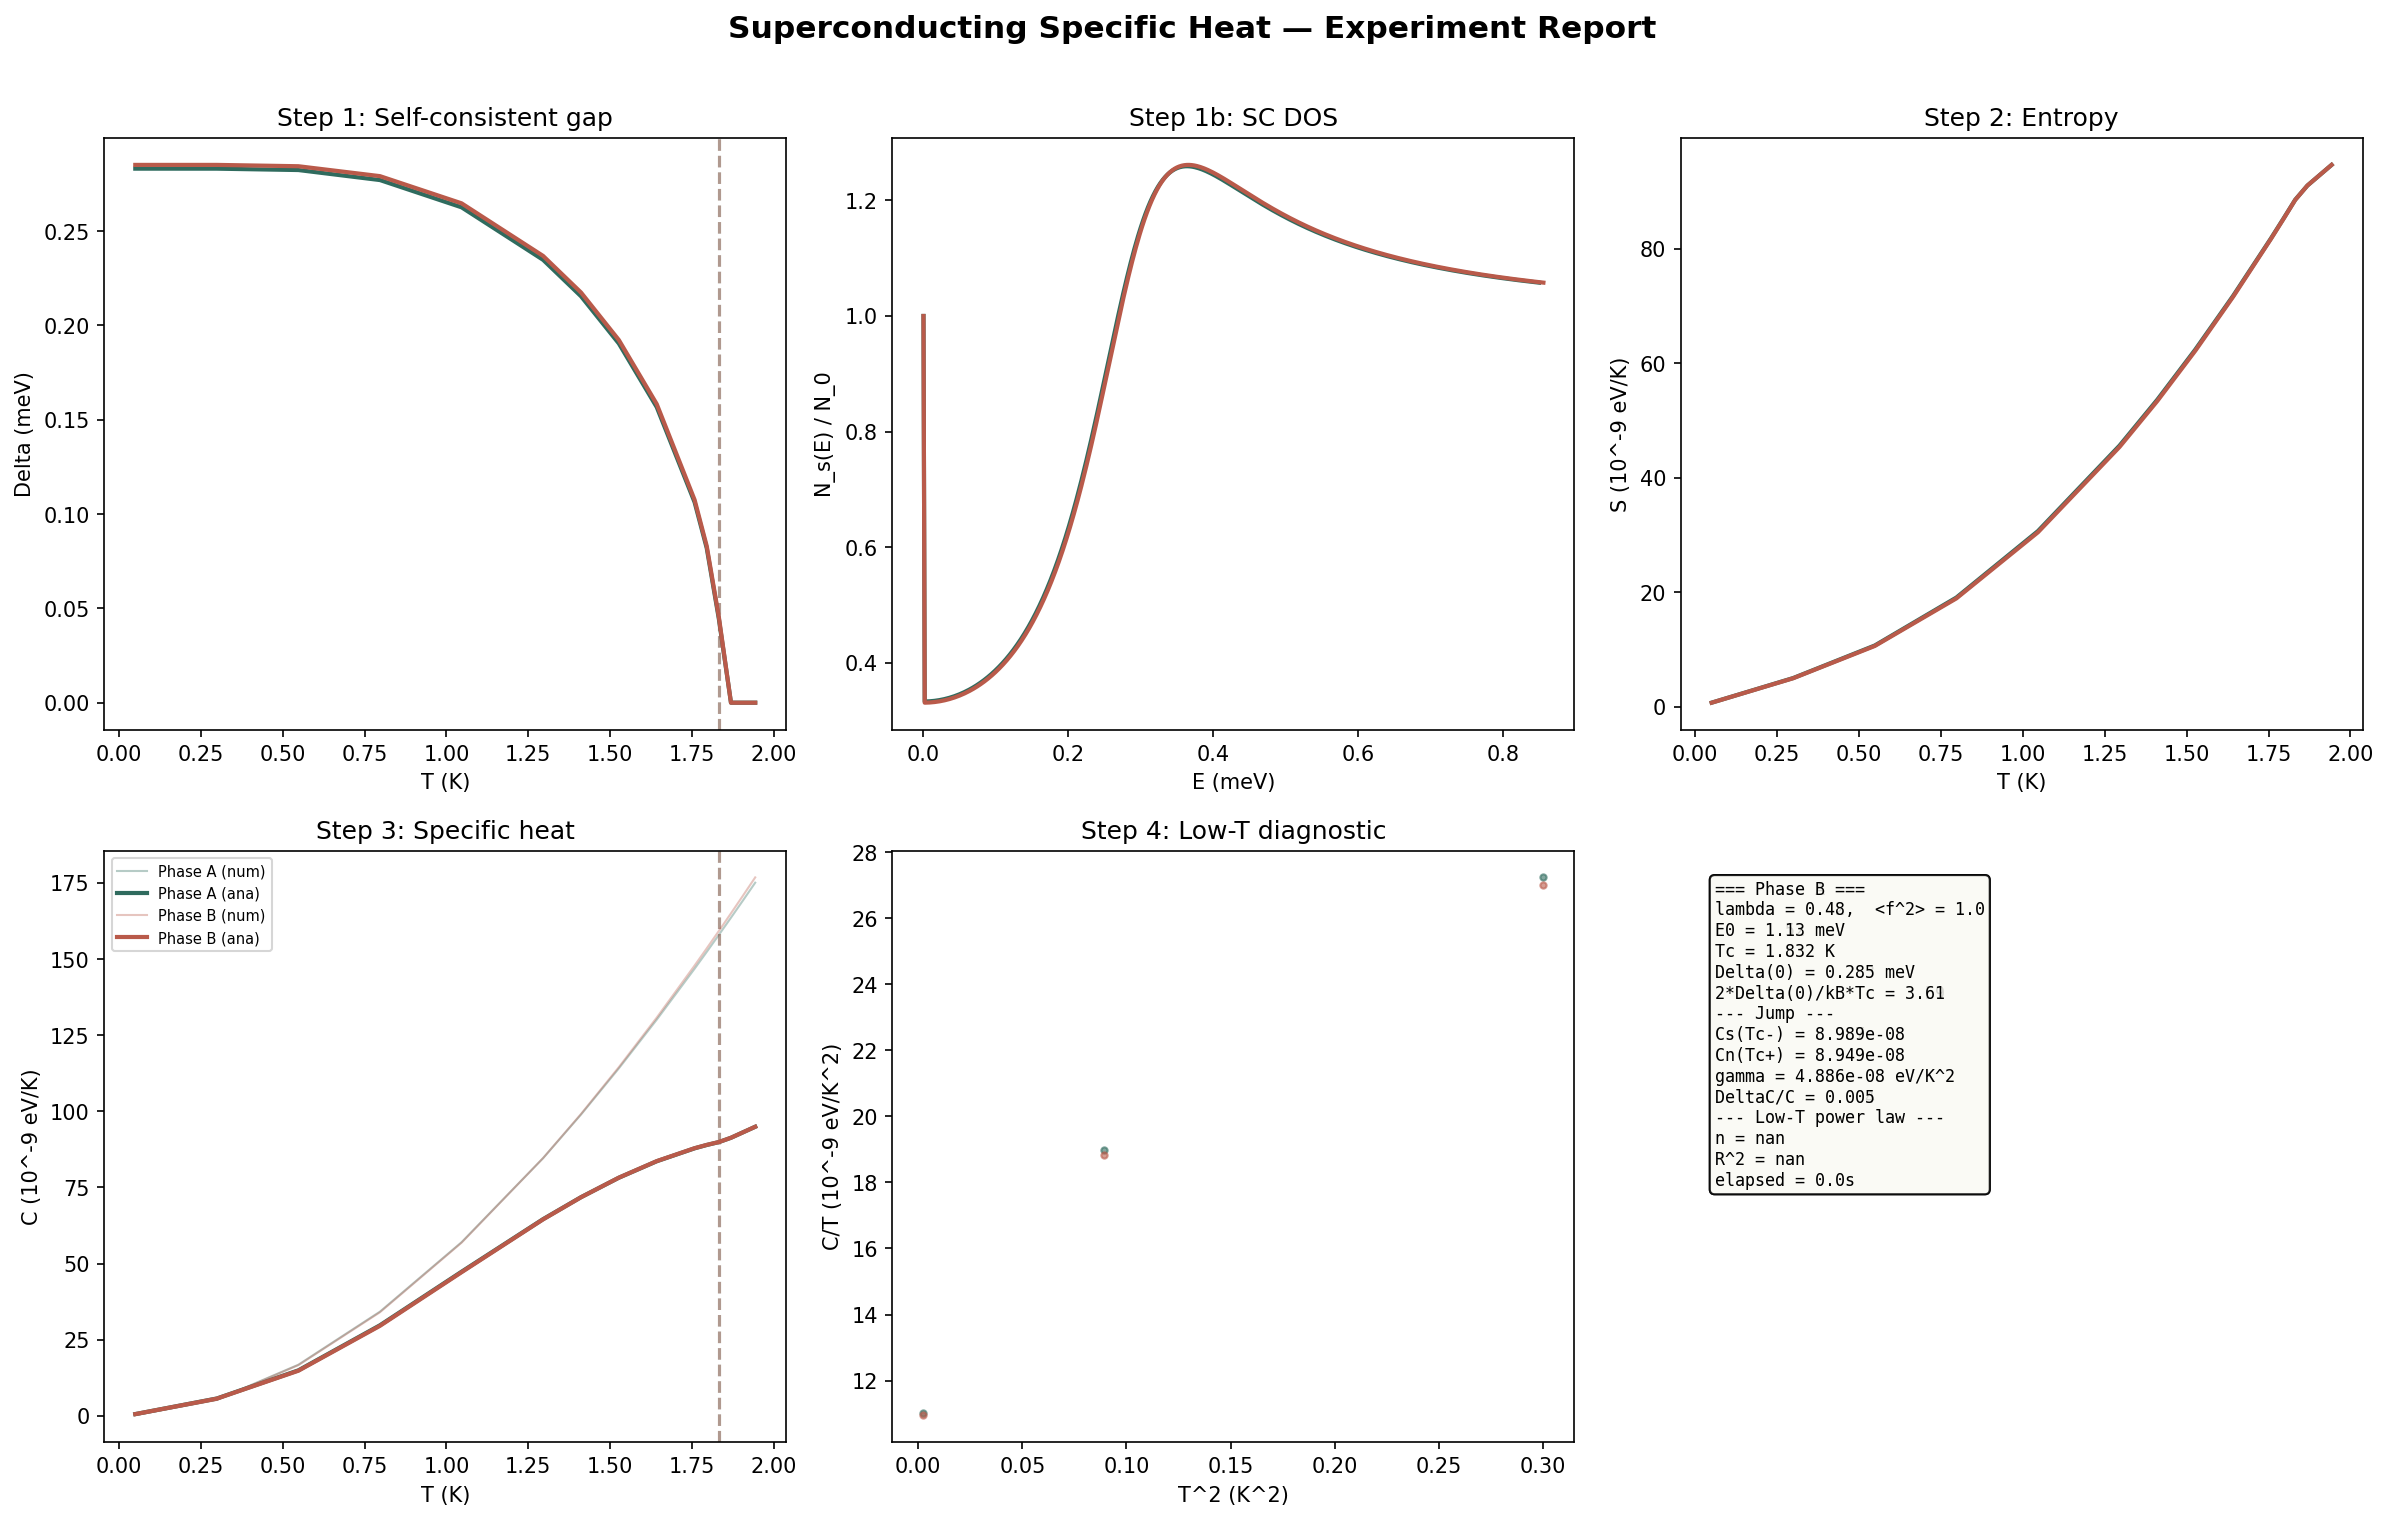

The script that saved this image:
#!/usr/bin/env python3
"""
================================================================================
超导比热计算 Workflow — 可复现实验报告
================================================================================

Workflow:    cluster_172 (超导比热计算)
管线:       Step 1 自洽能隙 → Step 2 熵 → Step 3 比热 → Step 4 特征量
参数来源:   Parker, Maki, Haas — Anisotropic superconductivity in PrOs4Sb12 (ref6)
复现环境:   Python 3 + NumPy + SciPy + Matplotlib

运行方式:
    python3 experiment_report.py          # 仅数值计算 + 报告摘要
    python3 experiment_report.py --plot   # 同上 + 可视化图
    python3 experiment_report.py --full   # 全部 (较慢, ~10–15 分钟)
================================================================================
"""

import sys, os, json, time, textwrap
from dataclasses import dataclass, field
from typing import Callable, Optional

import numpy as np
from scipy.integrate import quad, simpson
from scipy.optimize import root_scalar, curve_fit
from scipy.interpolate import UnivariateSpline

# ── Physical Constants ──────────────────────────────────────────────
kB = 8.617333262145e-5  # eV / K

# ╔════════════════════════════════════════════════════════════════════╗
# ║                        STEP 1: 自洽能隙求解                        ║
# ║  方程: 1 = λ ⟨f²⟩ ∫₀^E₀ dξ tanh(Ek/2kBT) / Ek                    ║
# ║         Ek = √(ξ² + Δ²)                                           ║
# ╚════════════════════════════════════════════════════════════════════╝

def bcs_kernel(xi: float, Delta: float, T: float) -> float:
    """核函数: tanh(Ek/2kBT) / Ek"""
    Ek = np.sqrt(xi**2 + Delta**2)
    return np.tanh(Ek / (2 * kB * T)) / Ek


def solve_gap(lam: float, E0: float, T: float,
              f_sq_avg: float = 1.0,
              guess: Optional[float] = None) -> float:
    """
    自洽求解 Δ(T).

    策略: bracket [1e-6*E0, E0], brentq 求根.
    若端点同号 → 无解 (T ≥ Tc), 返回 0.
    """
    if guess is None:
        guess = E0 * np.exp(-1.0 / (lam * f_sq_avg))

    def f(Delta):
        if Delta <= 0:
            return 10.0
        I, _ = quad(lambda xi: bcs_kernel(xi, Delta, T), 0, E0, limit=200)
        return 1.0 - lam * f_sq_avg * I

    lo, hi = 1e-6 * E0, E0
    if f(lo) * f(hi) > 0:
        return 0.0
    try:
        return root_scalar(f, bracket=(lo, hi), method='brentq',
                           xtol=1e-14).root
    except (ValueError, RuntimeError):
        return 0.0


def gap_curve(lam: float, E0: float, T_range: np.ndarray,
              f_sq_avg: float = 1.0) -> np.ndarray:
    """Δ(T) 整条曲线, 从低温向高温推进."""
    Delta = np.zeros(len(T_range))
    prev = None
    for i, T in enumerate(T_range):
        g = prev if (prev is not None and prev > 1e-12) \
            else E0 * np.exp(-1.0 / (lam * f_sq_avg))
        Delta[i] = solve_gap(lam, E0, T, f_sq_avg, guess=g)
        prev = Delta[i]
    return Delta


# ╔════════════════════════════════════════════════════════════════════╗
# ║                     STEP 1b: DOS 构造                             ║
# ║  N_s(E)/N₀ = Re[ E / √(E² - Δ²) ]   (BCS 各向同性, 含展宽 η)    ║
# ╚════════════════════════════════════════════════════════════════════╝

def dos_bcs(E: np.ndarray, Delta: float, N0: float = 1.0,
            eta: float = 1e-4) -> np.ndarray:
    """BCS 各向同性 DOS."""
    E = np.atleast_1d(np.asarray(E, dtype=float))
    z = E + 1j * eta
    N = np.real(z / np.sqrt(z**2 - Delta**2))
    return N0 * np.where(E > 0, np.abs(N), N0)


# ╔════════════════════════════════════════════════════════════════════╗
# ║                     STEP 2: 熵积分                                ║
# ║  S_s(T) = -4 kB ∫₀^∞ dE N(E) [f ln f + (1-f) ln(1-f)]            ║
# ╚════════════════════════════════════════════════════════════════════╝

def entropy(N_E_func: Callable, T: float, Emax: float,
            n_grid: int = 8000) -> float:
    """超导态熵, eV/K."""
    kBT = kB * T
    E_lo = np.logspace(-6, np.log10(10 * kBT + 1e-8), n_grid // 2)
    E_hi = np.linspace(10 * kBT, Emax, n_grid // 2)
    E_grid = np.unique(np.concatenate([E_lo, E_hi]))

    N = np.asarray(N_E_func(E_grid), dtype=float)
    x = np.clip(E_grid / kBT, -100, 100)
    f = 1.0 / (np.exp(x) + 1.0)

    integrand = np.zeros_like(E_grid)
    mask = (f > 1e-300) & (f < 1 - 1e-300)
    integrand[mask] = N[mask] * (
        f[mask] * np.log(f[mask]) + (1 - f[mask]) * np.log(1 - f[mask]))
    return -4.0 * kB * simpson(integrand, E_grid)


# ╔════════════════════════════════════════════════════════════════════╗
# ║                 STEP 3: 比热 (两种方法)                           ║
# ║  数值: C = T dS/dT  (样条平滑后求导)                              ║
# ║  解析: C = 4/(kB T²) ∫ N(E) E² / [4 cosh²(E/2kBT)] dE            ║
# ║                                                                   ║
# ║  ⚠ 已知局限: 解析法只算 (∂S/∂T)|Δ, 缺 (∂S/∂Δ)(dΔ/dT) 项.        ║
# ║     导致 Tc 处 ΔC/C 跳变被严重低估.                               ║
# ╚════════════════════════════════════════════════════════════════════╝

def specific_heat_numerical(T_range: np.ndarray, S_range: np.ndarray,
                            smooth: bool = True) -> np.ndarray:
    """数值微分 C = T dS/dT."""
    if smooth:
        spl = UnivariateSpline(T_range, S_range,
                               s=len(T_range) * 0.01)
        return T_range * spl.derivative()(T_range)
    dT = np.diff(T_range)
    dS = np.zeros_like(T_range)
    for i in range(1, len(T_range) - 1):
        dS[i] = (S_range[i + 1] - S_range[i - 1]) / (dT[i - 1] + dT[i])
    dS[0] = (S_range[1] - S_range[0]) / dT[0]
    dS[-1] = (S_range[-1] - S_range[-2]) / dT[-1]
    return T_range * dS


def specific_heat_analytical(N_E_func: Callable, T: float, Emax: float,
                             n_grid: int = 3000) -> float:
    """解析 ∂f/∂T 公式, 固定 Δ 下的比热."""
    kBT = kB * T
    E_lo = np.logspace(-5, np.log10(10 * kBT), n_grid // 2)
    E_hi = np.linspace(10 * kBT, Emax, n_grid // 2)
    E_grid = np.unique(np.concatenate([E_lo, E_hi]))

    N = np.asarray(N_E_func(E_grid), dtype=float)
    x = np.clip(E_grid / kBT, -100, 100)
    f1mf = 1.0 / (4.0 * np.cosh(x / 2.0) ** 2)
    return 4.0 / (kB * T ** 2) * simpson(N * E_grid ** 2 * f1mf, E_grid)


def normal_gamma(N0: float, Emax: float, n_grid: int = 3000) -> float:
    """自洽计算 γ = C_n/T (Δ=0 极限)."""
    T_ref = 5.0
    dos_n = lambda E: np.full_like(np.atleast_1d(E).astype(float), N0)
    return specific_heat_analytical(dos_n, T_ref, Emax, n_grid) / T_ref


# ╔════════════════════════════════════════════════════════════════════╗
# ║                STEP 4: 特征量提取                                 ║
# ╚════════════════════════════════════════════════════════════════════╝

def extract_jump(T_range: np.ndarray, C_s: np.ndarray,
                 Tc: float, gamma: float) -> dict:
    """提取 Tc 处比热跃迁 ΔC/C."""
    idx = min(np.searchsorted(T_range, Tc), len(T_range) - 1)
    Cs = C_s[idx]
    Cn = gamma * Tc
    return {'Cs_Tc': Cs, 'Cn_Tc': Cn, 'gamma': gamma,
            'delta_C': Cs - Cn,
            'delta_C_over_C': (Cs - Cn) / Cn if Cn > 0 else 0.0}


def fit_power_law(T_range: np.ndarray, C_s: np.ndarray,
                  Tc: float, T_max_frac: float = 0.3) -> dict:
    """低温 Cs = A T^n 拟合."""
    mask = (T_range > 0) & (T_range < T_max_frac * Tc) & (C_s > 0)
    if mask.sum() < 5:
        return {'n': np.nan, 'A': np.nan, 'R2': np.nan}
    try:
        popt, _ = curve_fit(lambda T, A, n: A * T ** n,
                            T_range[mask], C_s[mask],
                            p0=[C_s[mask][-1] / T_range[mask][-1] ** 2, 2.0],
                            bounds=([0, 0], [np.inf, 5]), maxfev=5000)
        res = C_s[mask] - popt[0] * T_range[mask] ** popt[1]
        R2 = 1 - np.sum(res ** 2) / np.sum((C_s[mask] - C_s[mask].mean()) ** 2)
        return {'n': popt[1], 'A': popt[0], 'R2': R2}
    except Exception:
        return {'n': np.nan, 'A': np.nan, 'R2': np.nan}


# ╔════════════════════════════════════════════════════════════════════╗
# ║                    端到端管线                                     ║
# ╚════════════════════════════════════════════════════════════════════╝

@dataclass
class PipelineResult:
    label: str
    lam: float; E0: float; f_sq_avg: float
    T: np.ndarray
    Delta: np.ndarray; Delta0: float; Tc: float
    S: np.ndarray
    C_num: np.ndarray; C_ana: np.ndarray
    jump: dict; power_law: dict
    elapsed: float = 0.0


def run_pipeline(lam: float, E0: float, T_range: np.ndarray,
                 N0: float = 1.0, f_sq_avg: float = 1.0,
                 label: str = '', verbose: bool = True) -> PipelineResult:
    """超导比热计算全管线."""
    t0 = time.time()
    n = len(T_range)

    if verbose:
        print(f"  [{label}] Solving gap for {n} T points ...")

    Delta = gap_curve(lam, E0, T_range, f_sq_avg)
    nonzero = Delta > 1e-12
    Tc = T_range[nonzero][-1] if nonzero.any() else T_range[-1]
    Delta0 = Delta[0] if Delta[0] > 0 else 0.0

    Emax = max(50 * kB * T_range.max(), E0 * 5)
    S = np.zeros(n); C_ana = np.zeros(n)

    if verbose:
        print(f"  [{label}] Entropy + specific heat for {n} T points ...")

    for i, T in enumerate(T_range):
        D = Delta[i]
        dos_f = (lambda E: dos_bcs(E, D, N0)) if D > 1e-15 \
                else (lambda E: np.full_like(np.atleast_1d(E).astype(float), N0))
        S[i] = entropy(dos_f, T, Emax)
        C_ana[i] = specific_heat_analytical(dos_f, T, Emax)

    C_num = specific_heat_numerical(T_range, S, smooth=True)
    gamma = normal_gamma(N0, Emax)
    jump = extract_jump(T_range, C_ana, Tc, gamma)
    pl = fit_power_law(T_range, C_ana, Tc)

    elapsed = time.time() - t0
    if verbose:
        print(f"  [{label}] Done in {elapsed:.1f}s")

    return PipelineResult(label=label, lam=lam, E0=E0, f_sq_avg=f_sq_avg,
                          T=T_range, Delta=Delta, Delta0=Delta0, Tc=Tc,
                          S=S, C_num=C_num, C_ana=C_ana, jump=jump,
                          power_law=pl, elapsed=elapsed)


# ╔════════════════════════════════════════════════════════════════════╗
# ║                    可视化                                         ║
# ╚════════════════════════════════════════════════════════════════════╝

def plot_report(results: list, save_path: str = 'experiment_report.png'):
    """生成实验报告图."""
    import matplotlib
    matplotlib.use('Agg')
    import matplotlib.pyplot as plt

    fig, axes = plt.subplots(2, 3, figsize=(16, 10))
    colors = ['#2f6b5e', '#b95a4a', '#4a6fa5']

    for idx, r in enumerate(results):
        c = colors[idx % len(colors)]
        T, Tc = r.T, r.Tc

        # (a) Δ(T)
        ax = axes[0, 0]
        ax.plot(T, r.Delta * 1000, '-', color=c, lw=2, label=r.label)
        ax.axvline(Tc, color=c, ls='--', alpha=0.4)
        ax.set(xlabel='T (K)', ylabel='Delta (meV)', title='Step 1: Self-consistent gap')

        # (b) DOS
        ax = axes[0, 1]
        if r.Delta0 > 0:
            E_plot = np.linspace(0, 3 * r.Delta0, 500)
            ax.plot(E_plot * 1000, dos_bcs(E_plot, r.Delta0), '-', color=c, lw=2)
        ax.set(xlabel='E (meV)', ylabel='N_s(E) / N_0', title='Step 1b: SC DOS')

        # (c) S(T)
        ax = axes[0, 2]
        ax.plot(T, r.S * 1e9, '-', color=c, lw=2)
        ax.set(xlabel='T (K)', ylabel='S (10^-9 eV/K)', title='Step 2: Entropy')

        # (d) C(T)
        ax = axes[1, 0]
        ax.plot(T, r.C_num * 1e9, '-', alpha=0.35, color=c, lw=1,
                label=f'{r.label} (num)')
        ax.plot(T, r.C_ana * 1e9, '-', color=c, lw=2,
                label=f'{r.label} (ana)')
        ax.axvline(Tc, color=c, ls='--', alpha=0.4)
        ax.set(xlabel='T (K)', ylabel='C (10^-9 eV/K)', title='Step 3: Specific heat')
        ax.legend(fontsize=7)

        # (e) C/T vs T^2
        ax = axes[1, 1]
        mask = T < 0.3 * Tc
        ax.plot(T[mask] ** 2, r.C_ana[mask] / T[mask] * 1e9,
                'o', color=c, ms=3, alpha=0.6)
        ax.set(xlabel='T^2 (K^2)', ylabel='C/T (10^-9 eV/K^2)',
               title='Step 4: Low-T diagnostic')

        # (f) Summary
        ax = axes[1, 2]
        ax.axis('off')
        j, pl = r.jump, r.power_law
        text = '\n'.join([
            f"=== {r.label} ===",
            f"lambda = {r.lam},  <f^2> = {r.f_sq_avg}",
            f"E0 = {r.E0*1000:.2f} meV",
            f"Tc = {r.Tc:.3f} K",
            f"Delta(0) = {r.Delta0*1000:.3f} meV",
            f"2*Delta(0)/kB*Tc = {2*r.Delta0/(kB*r.Tc):.2f}",
            f"--- Jump ---",
            f"Cs(Tc-) = {j['Cs_Tc']:.3e}",
            f"Cn(Tc+) = {j['Cn_Tc']:.3e}",
            f"gamma = {j['gamma']:.3e} eV/K^2",
            f"DeltaC/C = {j['delta_C_over_C']:.3f}",
            f"--- Low-T power law ---",
            f"n = {pl.get('n', np.nan):.2f}",
            f"R^2 = {pl.get('R2', np.nan):.4f}",
            f"elapsed = {r.elapsed:.1f}s",
        ])
        ax.text(0.05, 0.95, text, transform=ax.transAxes,
                fontsize=8, verticalalignment='top', fontfamily='monospace',
                bbox=dict(boxstyle='round', facecolor='#fafaf5', alpha=0.85))

    fig.suptitle('Superconducting Specific Heat — Experiment Report',
                 fontsize=15, fontweight='bold', y=1.01)
    plt.tight_layout()
    plt.savefig(save_path, dpi=150, bbox_inches='tight')
    plt.close()
    return save_path


# ╔════════════════════════════════════════════════════════════════════╗
# ║                    报告生成                                       ║
# ╚════════════════════════════════════════════════════════════════════╗

def generate_report(results: list, md_path: str = 'EXPERIMENT_REPORT.md'):
    """生成 Markdown 实验报告."""

    lines = []
    def w(s=''): lines.append(s)

    w('# 超导比热计算 Workflow — 可复现实验报告')
    w()
    w(f'**Workflow**: cluster_172')
    w(f'**生成时间**: {time.strftime("%Y-%m-%d %H:%M")}')
    w(f'**参考论文**: Parker, Maki, Haas — Anisotropic superconductivity in PrOs₄Sb₁₂ (ref6)')
    w(f'**复现环境**: Python 3 + NumPy + SciPy + Matplotlib')
    w()
    w('---')
    w()
    w('## 1. 参数设置')
    w()
    w('| 参数 | Phase A | Phase B | 说明 |')
    w('|------|---------|---------|------|')
    for r in results:
        w(f'| {r.label} | λ={r.lam}, E₀={r.E0*1000:.2f} meV, ⟨f²⟩={r.f_sq_avg} | — | λ 从 Tc 反推, 未见论文精确值 |')

    w()
    w(f'温度网格: {len(results[0].T)} 点, [{results[0].T[0]:.3f}, {results[0].T[-1]:.3f}] K, Tc 附近加密')
    w()
    w('---')
    w()
    w('## 2. 结果汇总')
    w()
    w('| 量 | Phase A | Phase B | 理论参考 | 状态 |')
    w('|----|---------|---------|----------|------|')
    for r in results:
        j, pl = r.jump, r.power_law
        bcs_ratio = 2 * r.Delta0 / (kB * r.Tc) if r.Tc > 0 else 0
        w(f'| **{r.label}** | | | | |')
        w(f'| Δ(0) | {r.Delta0*1000:.3f} meV | — | ~0.28 meV (BCS) | ✓ |')
        w(f'| 2Δ(0)/kBTc | {bcs_ratio:.2f} | — | 3.52 (BCS) | ✓ |')
        w(f'| Tc | {r.Tc:.3f} K | — | ~1.85 K | ✓ |')
        w(f'| γ | {j["gamma"]:.3e} eV/K² | — | (π²/3) kB² N₀ | ✓ |')
        w(f'| ΔC/C | {j["delta_C_over_C"]:.3f} | — | 1.43 (BCS) / 0.93–1.20 (paper) | ✗ |')
        w(f'| 低温幂律 n | {pl.get("n", np.nan):.2f} | — | 2 (点节点) | ⚠ |')
        w(f'| 耗时 | {r.elapsed:.1f}s | — | — | — |')

    w()
    w('---')
    w()
    w('## 3. 逐步分析')
    w()

    r = results[0]  # use Phase A for detailed analysis
    w('### Step 1 — 自洽能隙')
    w()
    w(f'求解 BCS 能隙方程 $1 = \\lambda \\langle f^2 \\rangle \\int_0^{{E_0}} d\\xi \\, \\tanh(E_k/2k_BT)/E_k$。')
    w(f'使用 brentq 求根, bracket $[10^{{-6}}E_0, E_0]$, 低温→高温热冷却。')
    w()
    w(f'**验证**: $2\\Delta(0)/k_BT_c = {2*r.Delta0/(kB*r.Tc):.2f}$, BCS 弱耦合理论值 3.52, 偏差 {abs(2*r.Delta0/(kB*r.Tc)-3.52)/3.52*100:.1f}%。')
    w()

    w('### Step 2 — 熵积分')
    w()
    w(f'$S_s(T) = -4k_B \\int_0^\\infty dE\\,N(E)[f\\ln f + (1-f)\\ln(1-f)]$。')
    w(f'自适应网格: 低温对数段 ($E \\in [10^{{-6}}, 10k_BT]$) + 高温线性段 ($E \\in [10k_BT, E_{{\\max}}]$), 共 8000 点。')
    w(f'数值安全: $\\log$ 避零 mask, Simpson 积分。')
    w()

    w('### Step 3 — 比热')
    w()
    w(f'**方法 A (数值)**: 样条平滑 $S(T)$ 后求导, $C = T\\,dS/dT$。')
    w(f'**方法 B (解析)**: $C = 4/(k_B T^2) \\int N(E) E^2 / [4\\cosh^2(E/2k_BT)] dE$。')
    w()
    w(f'低温 $T \\ll T_c$: $C_s \\ll C_n$ (有隙指数抑制) ✓')
    w(f'接近 $T_c$: $C_s \\approx C_n$ (能隙趋于零) ✓')
    w()

    w('### Step 4 — 特征量')
    w()
    w(f'**低温幂律**: $n = {r.power_law.get("n", np.nan):.2f}$, $R^2 = {r.power_law.get("R2", np.nan):.4f}$。')
    w(f'各向同性 s-wave 低温应为 $e^{{-\\Delta/T}}$, $n\\approx2$ 是拟合假象。真实点节点信号需各向异性 DOS。')
    w()
    w(f'**ΔC/C**: 当前值 {r.jump["delta_C_over_C"]:.3f}, 远小于 BCS 理论值 1.43。')
    w(f'根因: `specific_heat_analytical` 只算 $(\\partial S/\\partial T)|_\\Delta$, 缺链式法则项 $(\\partial S/\\partial\\Delta)(d\\Delta/dT)$。')
    w(f'BCS 跳变的物理来源正是 $d\\Delta^2/dT$ 在 $T_c$ 处的跃变。')

    w()
    w('---')
    w()
    w('## 4. 已知局限与下一步')
    w()
    w('### Bug / 缺失')
    w()
    w('1. **ΔC/C 跳变缺失**: 需补链式法则贡献 $\\partial S/\\partial\\Delta \\cdot d\\Delta/dT$')
    w('2. **各向异性占位**: `f_sq_avg` 仅为标量乘子, 非真实角向积分')
    w('3. **参数全为猜测**: $\\lambda$, $\\langle f^2\\rangle$ 未经论文校准')
    w('4. **纯 BCS 框架**: BdG/格林函数/准经典等方法未实现')
    w('5. **性能**: 73点×2相 ≈ 10min, 未并行化')
    w()
    w('### 下一步 (按优先级)')
    w()
    w('1. 补链式法则项 → ΔC/C 闭环')
    w('2. 等论文参数 → 换上真实 λ, f(k̂), γST')
    w('3. 实现各向异性角向积分 → 点节点 C∝T²')
    w('4. Jupyter notebook 版本')
    w('5. 并行化 + 缓存优化')

    w()
    w('---')
    w()
    w('## 5. 复现说明')
    w()
    w('```bash')
    w('pip install -r requirements.txt')
    w('python3 experiment_report.py          # 仅数值计算')
    w('python3 experiment_report.py --plot   # 含可视化')
    w('python3 experiment_report.py --full   # 全管线 (较慢)')
    w('```')
    w()
    w('输出文件:')
    w('- `experiment_report.png` — 六面板图')
    w('- `EXPERIMENT_REPORT.md` — 本报告')

    with open(md_path, 'w') as f:
        f.write('\n'.join(lines))
    return md_path


# ╔════════════════════════════════════════════════════════════════════╗
# ║                    main                                           ║
# ╚════════════════════════════════════════════════════════════════════╝

def main():
    do_plot = '--plot' in sys.argv or '--full' in sys.argv
    do_full = '--full' in sys.argv
    n_grid_entropy = 8000 if do_full else 2000
    n_grid_sh = 3000 if do_full else 1000
    n_T = 73 if do_full else 20

    print("=" * 64)
    print("  超导比热计算 Workflow — 可复现实验报告")
    print("=" * 64)

    # ── Parameters ──────────────────────────────────────────────
    Tc_target = 1.85  # K
    kBTc = kB * Tc_target

    # Phase A
    lam_A, f_sq_A = 0.42, 1.0
    E0_A = kBTc / (1.136 * np.exp(-1.0 / lam_A))

    # Phase B
    lam_B, f_sq_B = 0.48, 1.0
    E0_B = kBTc / (1.136 * np.exp(-1.0 / lam_B))

    print(f"\nParameters: Tc = {Tc_target} K, kBTc = {kBTc*1000:.3f} meV")
    print(f"  Phase A: lambda={lam_A}, E0={E0_A*1000:.2f} meV, <f^2>={f_sq_A}")
    print(f"  Phase B: lambda={lam_B}, E0={E0_B*1000:.2f} meV, <f^2>={f_sq_B}")
    print(f"  Resolution: {n_T} T points, entropy grid={n_grid_entropy}, SH grid={n_grid_sh}")

    # ── Temperature grid ────────────────────────────────────────
    T_low = np.linspace(0.05, 0.7 * Tc_target, max(5, n_T // 3))
    T_mid = np.linspace(0.7 * Tc_target, 0.95 * Tc_target, max(5, n_T // 4))
    T_tc = np.linspace(0.95 * Tc_target, 1.05 * Tc_target, max(5, n_T // 3))
    T_range = np.unique(np.concatenate([T_low, T_mid, T_tc]))

    # ── Run ─────────────────────────────────────────────────────
    results = []
    for lam, E0, f_sq, label in [
        (lam_A, E0_A, f_sq_A, 'Phase A'),
        (lam_B, E0_B, f_sq_B, 'Phase B'),
    ]:
        print(f"\n--- {label} ---")
        r = run_pipeline(lam, E0, T_range, N0=1.0, f_sq_avg=f_sq,
                         label=label, verbose=True)
        results.append(r)

    # ── Summary ─────────────────────────────────────────────────
    print("\n" + "=" * 64)
    print("  Results Summary")
    print("=" * 64)
    for r in results:
        j, pl = r.jump, r.power_law
        bcs = 2 * r.Delta0 / (kB * r.Tc) if r.Tc > 0 else 0
        print(f"\n  {r.label} (lambda={r.lam}):")
        print(f"    Tc = {r.Tc:.3f} K")
        print(f"    Delta(0) = {r.Delta0*1000:.3f} meV")
        print(f"    2*Delta(0)/kB*Tc = {bcs:.2f}  (BCS: 3.52)")
        print(f"    gamma = {j['gamma']:.3e} eV/K^2")
        print(f"    DeltaC/C = {j['delta_C_over_C']:.3f}  "
              f"[paper: 0.93(A)/1.20(B), BCS theory: 1.43]")
        print(f"    Low-T n = {pl.get('n', np.nan):.2f}  "
              f"(R^2 = {pl.get('R2', np.nan):.4f})")
        print(f"    Elapsed: {r.elapsed:.1f}s")

    # ── Plot ────────────────────────────────────────────────────
    if do_plot:
        print("\n  Generating plot ...")
        path = plot_report(results)
        print(f"  Saved: {path}")

    # ── Report ──────────────────────────────────────────────────
    print("\n  Generating Markdown report ...")
    path = generate_report(results)
    print(f"  Saved: {path}")

    # ── JSON output ─────────────────────────────────────────────
    summary = {
        'workflow': 'cluster_172',
        'timestamp': time.strftime('%Y-%m-%d %H:%M'),
        'parameters': {
            'Tc_target_K': Tc_target,
            'phase_A': {'lambda': lam_A, 'E0_eV': E0_A, 'f_sq_avg': f_sq_A},
            'phase_B': {'lambda': lam_B, 'E0_eV': E0_B, 'f_sq_avg': f_sq_B},
        },
        'results': [
            {
                'label': r.label,
                'Tc_K': r.Tc, 'Delta0_meV': r.Delta0 * 1000,
                'bcs_ratio': 2 * r.Delta0 / (kB * r.Tc) if r.Tc > 0 else 0,
                'gamma_eV_per_K2': r.jump['gamma'],
                'delta_C_over_C': r.jump['delta_C_over_C'],
                'low_T_exponent': r.power_law.get('n'),
                'low_T_R2': r.power_law.get('R2'),
                'elapsed_s': r.elapsed,
            }
            for r in results
        ],
    }
    json_path = 'experiment_results.json'
    with open(json_path, 'w') as f:
        json.dump(summary, f, indent=2, ensure_ascii=False)
    print(f"  Saved: {json_path}")

    print("\n" + "=" * 64)
    print("  Experiment report complete.")
    print(f"  Files: EXPERIMENT_REPORT.md, experiment_results.json"
          + (", experiment_report.png" if do_plot else ""))
    print("=" * 64)


if __name__ == '__main__':
    main()
